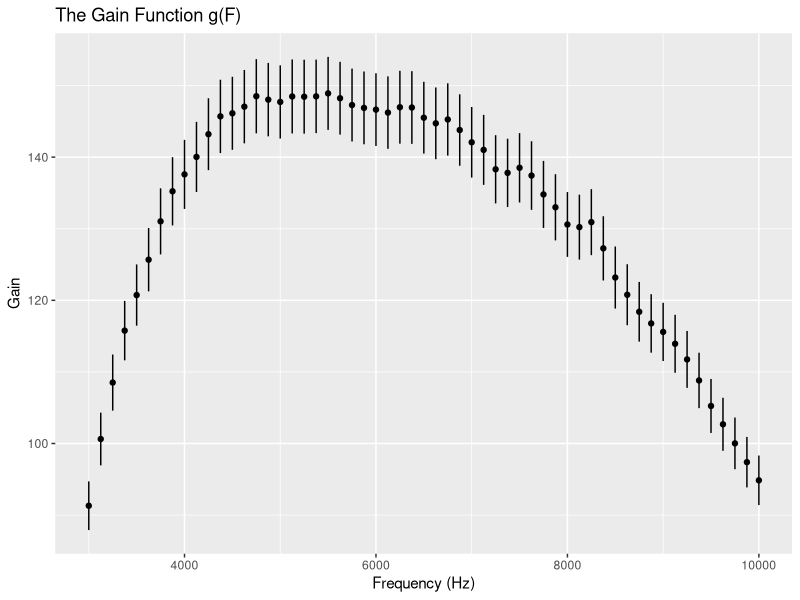

Write the R code that produced this figure.
## ---- chunk 1
knitr::opts_chunk$set(echo = TRUE)
## ---- chunk 2
vin1<-read.csv("VIN1.CSV")
names(vin1)<-c("x", "y")
vin2<-read.csv("VIN2.CSV")
names(vin2)<-c("x", "y")
vin3<-read.csv("VIN3.CSV")
names(vin3)<-c("x", "y")
vin4<-read.csv("VIN4.CSV")
names(vin4)<-c("x", "y")
vin5<-read.csv("VIN5.CSV")
names(vin5)<-c("x", "y")
vout1<-read.csv("VOUT1.CSV")
names(vout1)<-c("x", "y")
vout2<-read.csv("VOUT2.CSV")
names(vout2)<-c("x", "y")
vout3<-read.csv("VOUT3.CSV")
names(vout3)<-c("x", "y")
vout4<-read.csv("VOUT4.CSV")
names(vout4)<-c("x", "y")
vout5<-read.csv("VOUT5.CSV")
names(vout5)<-c("x", "y")
## ---- chunk 3
m_in<- (vin1$y+vin2$y+vin3$y+vin4$y+vin5$y)/5
#take average of vouts
m_vout <- data.frame(Frequency = vout1$x, Volts = (vout1$y+vout2$y+vout3$y+vout4$y+vout5$y)/5)
## ---- chunk 4
#compute gain using the average vouts and m_in
gain <- data.frame(Frequency = vout1$x, Gain = (m_vout[2]/m_in))

print(max(gain$Volts))
#this is consistent with the max gain of ~150 calculated in class.
## ---- chunk 5
rmserrors <- sqrt(data.frame(
  vin1 = sum(((m_in-vin1$y)^2))/399, 
  vin2 = sum(((m_in-vin2$y)^2))/399,
  vin3 = sum(((m_in-vin3$y)^2))/399,
  vin4 = sum(((m_in-vin4$y)^2))/399,
  vin5 = sum(((m_in-vin5$y)^2))/399,
  vout1 = sum((m_vout$Volts-vout1$y)^2)/399,
  vout2 = sum((m_vout$Volts-vout2$y)^2)/399,
  vout3 = sum((m_vout$Volts-vout3$y)^2)/399,
  vout4 = sum((m_vout$Volts-vout4$y)^2)/399,
  vout5 = sum((m_vout$Volts-vout5$y)^2)/399
))

#error in gain, adding in quadrature: 
vinerror <-sqrt(sum(rmserrors[1:5]^2))
vouterror <- sqrt(sum(rmserrors[6:10]^2))
gainerror <- gain[2]*sqrt((vinerror/m_in)^2+(vouterror*(m_vout[2])^-1)^2)
## ---- chunk 6
library(ggplot2)
qplot(unlist(gain$Frequency[24:80]),unlist(gain$Volts[24:80]))+geom_errorbar(aes(x=unlist(gain$Frequency[24:80]), ymin=unlist(gain$Volts[24:80]-gainerror$Volts[24:80]), ymax=unlist(gain$Volts[24:80]+gainerror$Volts[24:80])), width=0.25)+labs(title = "The Gain Function g(F)", x= "Frequency (Hz)", y = "Gain")
